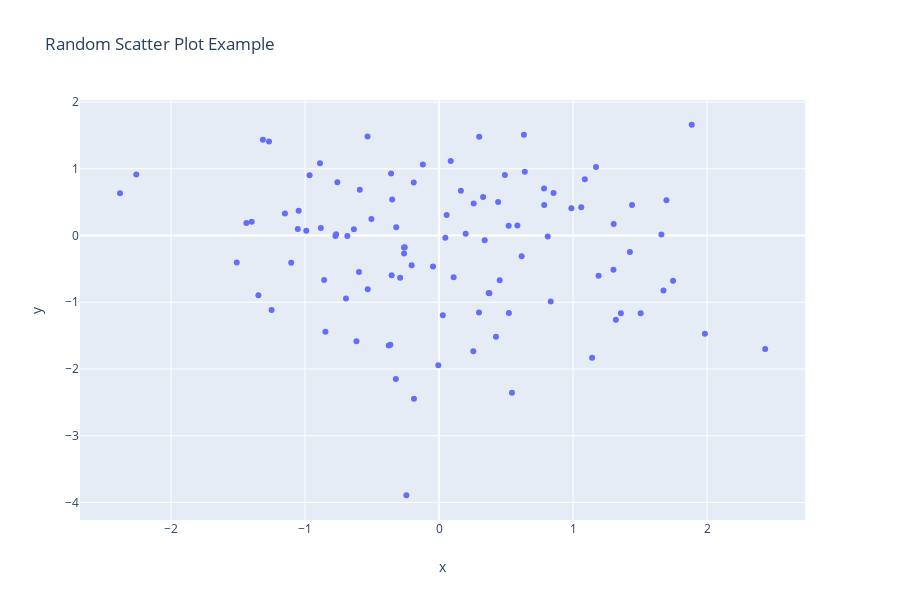

Here is the notebook cell this chart was saved with:
### Code cell
# example plotly plot
import plotly.express as px
import numpy as np
import pandas as pd

data = pd.DataFrame(np.random.randn(100, 2), columns=list('xy'))
px.scatter(data, x='x', y='y', title='Random Scatter Plot Example').show()
